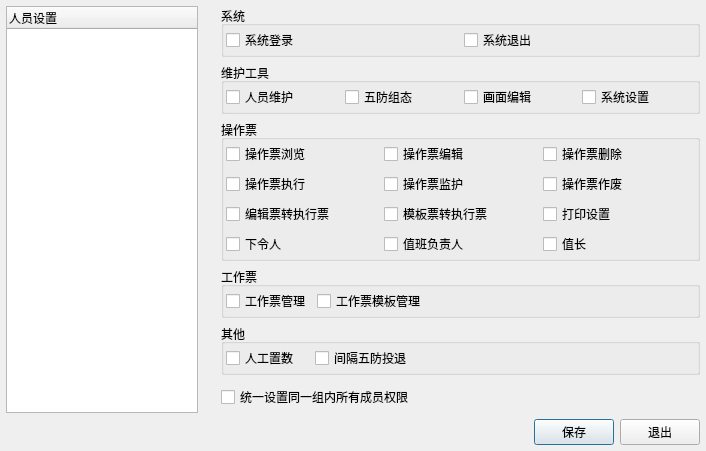
<?xml version="1.0" encoding="UTF-8"?>
<ui version="4.0">
 <class>HPrivilegeSet</class>
 <widget class="QDialog" name="HPrivilegeSet">
  <property name="geometry">
   <rect>
    <x>0</x>
    <y>0</y>
    <width>706</width>
    <height>451</height>
   </rect>
  </property>
  <property name="windowTitle">
   <string>Dialog</string>
  </property>
  <layout class="QVBoxLayout" name="verticalLayout_7">
   <property name="leftMargin">
    <number>6</number>
   </property>
   <property name="topMargin">
    <number>6</number>
   </property>
   <property name="rightMargin">
    <number>6</number>
   </property>
   <property name="bottomMargin">
    <number>6</number>
   </property>
   <item>
    <layout class="QHBoxLayout" name="horizontalLayout_7" stretch="2,0,5">
     <item>
      <widget class="QTreeWidget" name="manTreeWidget">
       <column>
        <property name="text">
         <string notr="true">人员设置</string>
        </property>
       </column>
      </widget>
     </item>
     <item>
      <spacer name="verticalSpacer">
       <property name="orientation">
        <enum>Qt::Vertical</enum>
       </property>
       <property name="sizeHint" stdset="0">
        <size>
         <width>17</width>
         <height>358</height>
        </size>
       </property>
      </spacer>
     </item>
     <item>
      <layout class="QVBoxLayout" name="verticalLayout_6">
       <item>
        <widget class="QGroupBox" name="groupBox">
         <property name="title">
          <string>系统</string>
         </property>
         <layout class="QVBoxLayout" name="verticalLayout_3">
          <property name="leftMargin">
           <number>2</number>
          </property>
          <property name="topMargin">
           <number>2</number>
          </property>
          <property name="rightMargin">
           <number>2</number>
          </property>
          <property name="bottomMargin">
           <number>2</number>
          </property>
          <item>
           <layout class="QHBoxLayout" name="horizontalLayout">
            <item>
             <widget class="QCheckBox" name="SystemLoginBox">
              <property name="text">
               <string>系统登录</string>
              </property>
             </widget>
            </item>
            <item>
             <widget class="QCheckBox" name="SystemExitBox">
              <property name="text">
               <string>系统退出</string>
              </property>
             </widget>
            </item>
           </layout>
          </item>
         </layout>
        </widget>
       </item>
       <item>
        <widget class="QGroupBox" name="groupBox_2">
         <property name="title">
          <string>维护工具</string>
         </property>
         <layout class="QVBoxLayout" name="verticalLayout_2">
          <property name="leftMargin">
           <number>2</number>
          </property>
          <property name="topMargin">
           <number>2</number>
          </property>
          <property name="rightMargin">
           <number>2</number>
          </property>
          <property name="bottomMargin">
           <number>2</number>
          </property>
          <item>
           <layout class="QHBoxLayout" name="horizontalLayout_2">
            <property name="spacing">
             <number>-1</number>
            </property>
            <item>
             <widget class="QCheckBox" name="PeopleManagerBox">
              <property name="text">
               <string>人员维护</string>
              </property>
             </widget>
            </item>
            <item>
             <widget class="QCheckBox" name="ConfigureToolBox">
              <property name="text">
               <string>五防组态</string>
              </property>
             </widget>
            </item>
            <item>
             <widget class="QCheckBox" name="GraphEditorBox">
              <property name="text">
               <string>画面编辑</string>
              </property>
             </widget>
            </item>
            <item>
             <widget class="QCheckBox" name="SystemSetBox">
              <property name="text">
               <string>系统设置</string>
              </property>
             </widget>
            </item>
           </layout>
          </item>
         </layout>
        </widget>
       </item>
       <item>
        <widget class="QGroupBox" name="groupBox_3">
         <property name="title">
          <string>操作票</string>
         </property>
         <layout class="QVBoxLayout" name="verticalLayout">
          <property name="leftMargin">
           <number>2</number>
          </property>
          <property name="topMargin">
           <number>2</number>
          </property>
          <property name="rightMargin">
           <number>2</number>
          </property>
          <property name="bottomMargin">
           <number>2</number>
          </property>
          <item>
           <layout class="QGridLayout" name="gridLayout">
            <item row="0" column="0">
             <widget class="QCheckBox" name="OperTicketBrowserBox">
              <property name="text">
               <string>操作票浏览</string>
              </property>
             </widget>
            </item>
            <item row="0" column="1">
             <widget class="QCheckBox" name="OperTicketEditorBox">
              <property name="text">
               <string>操作票编辑</string>
              </property>
             </widget>
            </item>
            <item row="0" column="2">
             <widget class="QCheckBox" name="OperTicketDeleteBox">
              <property name="text">
               <string>操作票删除</string>
              </property>
             </widget>
            </item>
            <item row="1" column="0">
             <widget class="QCheckBox" name="OperTicketRunBox">
              <property name="text">
               <string>操作票执行</string>
              </property>
             </widget>
            </item>
            <item row="1" column="1">
             <widget class="QCheckBox" name="OperTicketGuardBox">
              <property name="text">
               <string>操作票监护</string>
              </property>
             </widget>
            </item>
            <item row="1" column="2">
             <widget class="QCheckBox" name="OperTicketCancelBox">
              <property name="text">
               <string>操作票作废</string>
              </property>
             </widget>
            </item>
            <item row="2" column="0">
             <widget class="QCheckBox" name="TempTicketToRunBox">
              <property name="text">
               <string>编辑票转执行票</string>
              </property>
             </widget>
            </item>
            <item row="2" column="1">
             <widget class="QCheckBox" name="ModelTicketToRunBox">
              <property name="text">
               <string>模板票转执行票</string>
              </property>
             </widget>
            </item>
            <item row="2" column="2">
             <widget class="QCheckBox" name="PrintSetBox">
              <property name="text">
               <string>打印设置</string>
              </property>
             </widget>
            </item>
            <item row="3" column="0">
             <widget class="QCheckBox" name="GiveOrderBox">
              <property name="text">
               <string>下令人</string>
              </property>
             </widget>
            </item>
            <item row="3" column="1">
             <widget class="QCheckBox" name="DutyManagerBox">
              <property name="text">
               <string>值班负责人</string>
              </property>
             </widget>
            </item>
            <item row="3" column="2">
             <widget class="QCheckBox" name="DutyLeaderBox">
              <property name="text">
               <string>值长</string>
              </property>
             </widget>
            </item>
           </layout>
          </item>
         </layout>
        </widget>
       </item>
       <item>
        <widget class="QGroupBox" name="groupBox_4">
         <property name="title">
          <string>工作票</string>
         </property>
         <layout class="QVBoxLayout" name="verticalLayout_4">
          <property name="leftMargin">
           <number>2</number>
          </property>
          <property name="topMargin">
           <number>2</number>
          </property>
          <property name="rightMargin">
           <number>2</number>
          </property>
          <property name="bottomMargin">
           <number>2</number>
          </property>
          <item>
           <layout class="QHBoxLayout" name="horizontalLayout_3">
            <item>
             <widget class="QCheckBox" name="WorkTicketManagerBox">
              <property name="text">
               <string>工作票管理</string>
              </property>
             </widget>
            </item>
            <item>
             <widget class="QCheckBox" name="WorkTicketModelManagerBox">
              <property name="text">
               <string>工作票模板管理</string>
              </property>
             </widget>
            </item>
            <item>
             <spacer name="horizontalSpacer">
              <property name="orientation">
               <enum>Qt::Horizontal</enum>
              </property>
              <property name="sizeHint" stdset="0">
               <size>
                <width>148</width>
                <height>20</height>
               </size>
              </property>
             </spacer>
            </item>
           </layout>
          </item>
         </layout>
        </widget>
       </item>
       <item>
        <widget class="QGroupBox" name="groupBox_5">
         <property name="title">
          <string>其他</string>
         </property>
         <layout class="QVBoxLayout" name="verticalLayout_5">
          <property name="leftMargin">
           <number>2</number>
          </property>
          <property name="topMargin">
           <number>2</number>
          </property>
          <property name="rightMargin">
           <number>2</number>
          </property>
          <property name="bottomMargin">
           <number>2</number>
          </property>
          <item>
           <layout class="QHBoxLayout" name="horizontalLayout_4">
            <item>
             <widget class="QCheckBox" name="ManualSetBox">
              <property name="text">
               <string>人工置数   </string>
              </property>
             </widget>
            </item>
            <item>
             <widget class="QCheckBox" name="GroupOnOffBox">
              <property name="text">
               <string>间隔五防投退</string>
              </property>
             </widget>
            </item>
            <item>
             <spacer name="horizontalSpacer_2">
              <property name="orientation">
               <enum>Qt::Horizontal</enum>
              </property>
              <property name="sizeHint" stdset="0">
               <size>
                <width>40</width>
                <height>20</height>
               </size>
              </property>
             </spacer>
            </item>
           </layout>
          </item>
         </layout>
        </widget>
       </item>
       <item>
        <layout class="QHBoxLayout" name="horizontalLayout_6" stretch="3,0,2">
         <item>
          <widget class="QCheckBox" name="UnitPrivilegeBox">
           <property name="text">
            <string>统一设置同一组内所有成员权限</string>
           </property>
          </widget>
         </item>
         <item>
          <widget class="QLabel" name="label">
           <property name="text">
            <string/>
           </property>
          </widget>
         </item>
         <item>
          <spacer name="horizontalSpacer_4">
           <property name="orientation">
            <enum>Qt::Horizontal</enum>
           </property>
           <property name="sizeHint" stdset="0">
            <size>
             <width>268</width>
             <height>20</height>
            </size>
           </property>
          </spacer>
         </item>
        </layout>
       </item>
      </layout>
     </item>
    </layout>
   </item>
   <item>
    <layout class="QHBoxLayout" name="horizontalLayout_5">
     <item>
      <spacer name="horizontalSpacer_5">
       <property name="orientation">
        <enum>Qt::Horizontal</enum>
       </property>
       <property name="sizeHint" stdset="0">
        <size>
         <width>40</width>
         <height>20</height>
        </size>
       </property>
      </spacer>
     </item>
     <item>
      <widget class="QPushButton" name="saveBtn">
       <property name="text">
        <string>保存</string>
       </property>
      </widget>
     </item>
     <item>
      <widget class="QPushButton" name="quitBtn">
       <property name="text">
        <string>退出</string>
       </property>
       <property name="autoDefault">
        <bool>false</bool>
       </property>
      </widget>
     </item>
    </layout>
   </item>
  </layout>
 </widget>
 <resources/>
 <connections/>
</ui>
